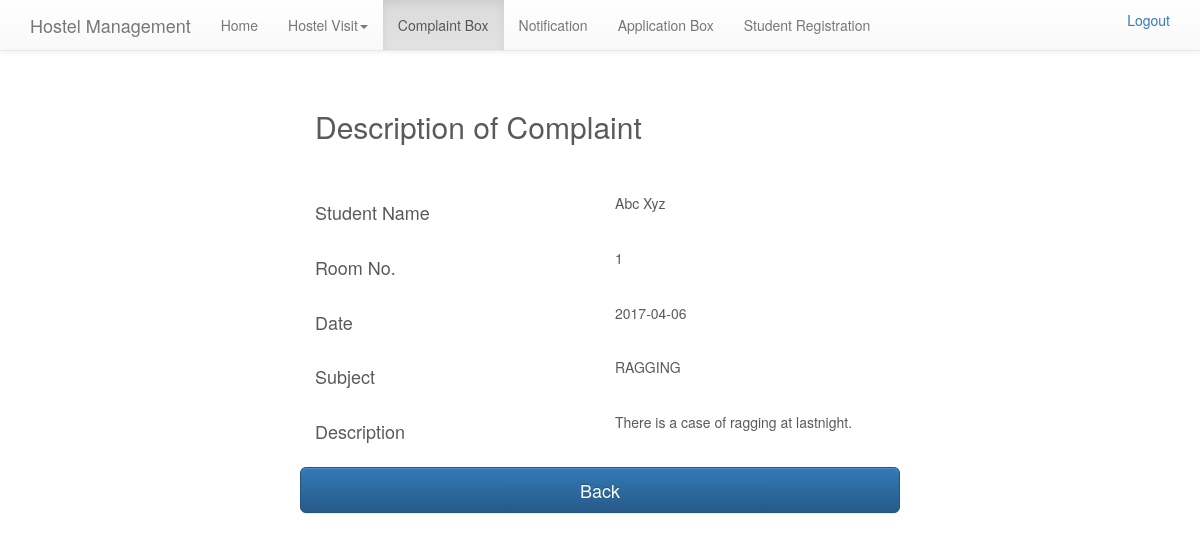
/hostel/description.php?id=1 (signed in), run on the app's committed database.
### tables this page shows
CREATE TABLE `complaint` (
  `complaint_id` int(11) NOT NULL,
  `subject` varchar(30) DEFAULT NULL,
  `description` text,
  `date` date NOT NULL,
  `student_id` int(11) DEFAULT NULL,
  `status` enum('viewed','not-viewed') DEFAULT NULL
);

CREATE TABLE `student_details` (
  `id` int(11) NOT NULL,
  `name` varchar(50) NOT NULL,
  `photo_path` varchar(30) DEFAULT NULL,
  `photo_name` varchar(30) DEFAULT NULL,
  `father_name` varchar(50) DEFAULT NULL,
  `mother_name` varchar(50) DEFAULT NULL,
  `mobile_no` int(10) DEFAULT NULL,
  `parent_no` int(10) DEFAULT NULL,
  `email` varchar(75) NOT NULL,
  `password` varchar(15) NOT NULL,
  `address` varchar(100) DEFAULT NULL,
  `gender` enum('Male','Female') DEFAULT NULL,
  `blood_group` varchar(5) DEFAULT NULL,
  `course` enum('BE','Nursing','MBA') DEFAULT NULL,
  `year` int(1) DEFAULT NULL,
  `admission_date` date DEFAULT NULL,
  `room_no` int(3) DEFAULT NULL,
  `type` enum('Admin','Student') NOT NULL,
  `status` enum('Active','Denied') NOT NULL
);

### hostel/description.php (the view, shortened to what this page needs)
<html>
	<?php
		include "admin_home_header.php";
		include "connection.php";
	?>
	<head>
	</head>
	<body><br/>
		<div class="row">
			<nav class="navbar navbar-default navbar-fixed-top">
				<div class="container">
					<div class="navbar-header">
						<a class="navbar-brand" href="admin_home.php">Hostel Management</a>
					</div>
					<div id="navbar" class="navbar-collapse collapse">
						<ul class="nav navbar-nav">
			  				<li role="presentation"><a href="admin_home.php">Home</a></li>
			  				<li role="presentation" class="dropdown">
			  					<a class="dropdown-toggle" data-toggle="dropdown" href="#" role="button" aria-expanded="false">Hostel Visit<span class="caret"></span></a>
			  				</li>
			  				<li role="presentation" class="active"><a href="complaint-box.php">Complaint Box</a></li>
			  				<li role="presentation"><a href="admin notification.php">Notification</a></li>
			  				<li role="presentation"><a href="application-box.php">Application Box</a></li>
			  				<li role="presentation"><a href="student_register.php">Student Registration</a></li>
			  			</ul>
						<ul class="nav nav-navbar navbar-right">
							<li class="presentation"><a class="" href="logout.php" role="button">Logout</a></li>
						</ul>
					</div>
				</div>
			</nav>
		</div>
		<?php
			if(isset($_REQUEST['id']))
				$complaint_id=$_REQUEST['id'];
			$query="SELECT `subject`, `description`, `name`, `room_no`, `date`, `complaint`.`status` FROM `complaint`, `student_details` WHERE `student_id`=`id` AND `complaint_id`=$complaint_id ORDER BY `date`";
			$stmt=$db->query($query);
			foreach ($stmt as $row)
			{
				$subject=$row['subject'];
				$description=$row['description'];
				$name=$row['name'];
				$room_no=$row['room_no'];
				$date=$row['date'];
			}
			echo "<div class='col-sm-offset-3 col-sm-6'>
				<h2>Description of Complaint</h2><br/><br/>
				<form class='form-horizontal'>
					<div class='form-group'>
						<div class='col-sm-6'><h4>Student Name</h4></div>
						<div class='col-sm-6'>".$name."</div>
					</div>
					<div class='form-group'>
						<div class='col-sm-6'><h4>Room No.</h4></div>
						<div class='col-sm-6'>".$room_no."</div>
					</div>
					<div class='form-group'>
						<div class='col-sm-6'><h4>Date</h4></div>
						<div class='col-sm-6'>".$date."</div>
					</div>
					<div class='form-group'>
						<div class='col-sm-6'><h4>Subject</h4></div>
						<div class='col-sm-6'>".$subject."</div>
					</div>
					<div class='form-group'>
						<div class='col-sm-6'><h4>Description</h4></div>
						<div class='col-sm-6'>".$description."</div>
					</div>
					<div class='form-group'>
						<a class='btn btn-lg btn-block btn-primary' href='complaint-box.php'>Back</a>
					</div>
				</form>
			</div>";
		?>
	</body>
	<?php include "footer.php";?>
</html>

### hostel/css/carousel.css (style rules this page uses)
body { padding-bottom: 40px; color: #5a5a5a; }

### hostel/css/navbar-fixed-top.css (style rules this page uses)
body { min-height: 2000px; padding-top: 70px; }

### data on the page
complaint: student.name "Abc Xyz", student.room_no "1", date "2017-04-06", subject "RAGGING", description "There is a case of ragging at lastnight."
